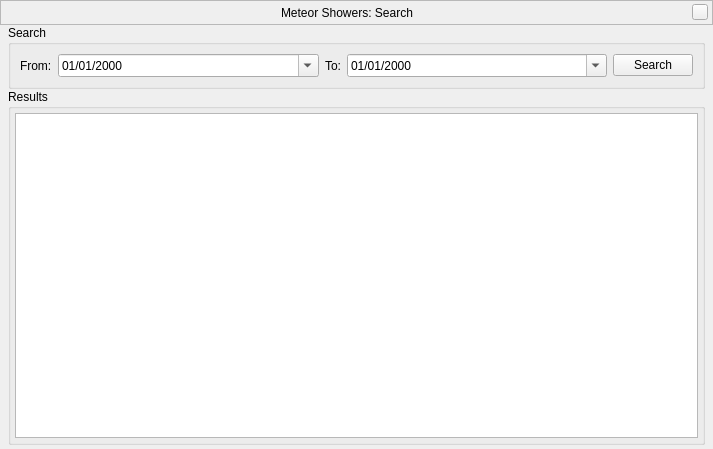
<?xml version="1.0" encoding="UTF-8"?>
<ui version="4.0">
 <class>MSSearchDialog</class>
 <widget class="QWidget" name="MSSearchDialog">
  <property name="geometry">
   <rect>
    <x>0</x>
    <y>0</y>
    <width>713</width>
    <height>449</height>
   </rect>
  </property>
  <property name="windowTitle">
   <string>Meteor Showers Configuration</string>
  </property>
  <layout class="QVBoxLayout" name="verticalLayout_2">
   <property name="spacing">
    <number>0</number>
   </property>
   <property name="leftMargin">
    <number>0</number>
   </property>
   <property name="topMargin">
    <number>0</number>
   </property>
   <property name="rightMargin">
    <number>0</number>
   </property>
   <property name="bottomMargin">
    <number>0</number>
   </property>
   <item>
    <widget class="BarFrame" name="TitleBar">
     <property name="sizePolicy">
      <sizepolicy hsizetype="Expanding" vsizetype="Fixed">
       <horstretch>0</horstretch>
       <verstretch>0</verstretch>
      </sizepolicy>
     </property>
     <property name="minimumSize">
      <size>
       <width>530</width>
       <height>25</height>
      </size>
     </property>
     <property name="maximumSize">
      <size>
       <width>16777215</width>
       <height>25</height>
      </size>
     </property>
     <property name="focusPolicy">
      <enum>Qt::NoFocus</enum>
     </property>
     <property name="autoFillBackground">
      <bool>false</bool>
     </property>
     <property name="frameShape">
      <enum>QFrame::StyledPanel</enum>
     </property>
     <layout class="QHBoxLayout">
      <property name="spacing">
       <number>0</number>
      </property>
      <property name="leftMargin">
       <number>0</number>
      </property>
      <property name="topMargin">
       <number>0</number>
      </property>
      <property name="rightMargin">
       <number>4</number>
      </property>
      <property name="bottomMargin">
       <number>0</number>
      </property>
      <item>
       <spacer>
        <property name="orientation">
         <enum>Qt::Horizontal</enum>
        </property>
        <property name="sizeHint" stdset="0">
         <size>
          <width>40</width>
          <height>20</height>
         </size>
        </property>
       </spacer>
      </item>
      <item>
       <widget class="QLabel" name="stelWindowTitle">
        <property name="text">
         <string>Meteor Showers: Search</string>
        </property>
       </widget>
      </item>
      <item>
       <spacer>
        <property name="orientation">
         <enum>Qt::Horizontal</enum>
        </property>
        <property name="sizeHint" stdset="0">
         <size>
          <width>40</width>
          <height>20</height>
         </size>
        </property>
       </spacer>
      </item>
      <item>
       <widget class="QPushButton" name="closeStelWindow">
        <property name="minimumSize">
         <size>
          <width>16</width>
          <height>16</height>
         </size>
        </property>
        <property name="maximumSize">
         <size>
          <width>16</width>
          <height>16</height>
         </size>
        </property>
        <property name="focusPolicy">
         <enum>Qt::NoFocus</enum>
        </property>
        <property name="text">
         <string/>
        </property>
       </widget>
      </item>
     </layout>
    </widget>
   </item>
   <item>
    <layout class="QVBoxLayout" name="verticalLayout">
     <property name="leftMargin">
      <number>8</number>
     </property>
     <property name="rightMargin">
      <number>8</number>
     </property>
     <property name="bottomMargin">
      <number>4</number>
     </property>
     <item>
      <widget class="QGroupBox" name="search">
       <property name="maximumSize">
        <size>
         <width>16777215</width>
         <height>16777215</height>
        </size>
       </property>
       <property name="title">
        <string>Search</string>
       </property>
       <layout class="QHBoxLayout" name="horizontalLayout">
        <item>
         <widget class="QLabel" name="labelFrom">
          <property name="text">
           <string>From:</string>
          </property>
         </widget>
        </item>
        <item>
         <widget class="QDateEdit" name="dateFrom">
          <property name="sizePolicy">
           <sizepolicy hsizetype="MinimumExpanding" vsizetype="Fixed">
            <horstretch>0</horstretch>
            <verstretch>0</verstretch>
           </sizepolicy>
          </property>
          <property name="displayFormat">
           <string>dd/MM/yyyy</string>
          </property>
          <property name="calendarPopup">
           <bool>true</bool>
          </property>
         </widget>
        </item>
        <item>
         <widget class="QLabel" name="labelTo">
          <property name="text">
           <string>To:</string>
          </property>
         </widget>
        </item>
        <item>
         <widget class="QDateEdit" name="dateTo">
          <property name="sizePolicy">
           <sizepolicy hsizetype="MinimumExpanding" vsizetype="Fixed">
            <horstretch>0</horstretch>
            <verstretch>0</verstretch>
           </sizepolicy>
          </property>
          <property name="displayFormat">
           <string>dd/MM/yyyy</string>
          </property>
          <property name="calendarPopup">
           <bool>true</bool>
          </property>
         </widget>
        </item>
        <item>
         <widget class="QPushButton" name="searchButton">
          <property name="text">
           <string>Search</string>
          </property>
          <property name="checkable">
           <bool>false</bool>
          </property>
          <property name="default">
           <bool>false</bool>
          </property>
         </widget>
        </item>
       </layout>
      </widget>
     </item>
     <item>
      <widget class="QGroupBox" name="results">
       <property name="title">
        <string>Results</string>
       </property>
       <layout class="QVBoxLayout" name="verticalLayout_5">
        <property name="spacing">
         <number>4</number>
        </property>
        <property name="leftMargin">
         <number>4</number>
        </property>
        <property name="topMargin">
         <number>4</number>
        </property>
        <property name="rightMargin">
         <number>4</number>
        </property>
        <property name="bottomMargin">
         <number>4</number>
        </property>
        <item>
         <widget class="QTreeWidget" name="listEvents">
          <property name="sizePolicy">
           <sizepolicy hsizetype="Minimum" vsizetype="MinimumExpanding">
            <horstretch>0</horstretch>
            <verstretch>0</verstretch>
           </sizepolicy>
          </property>
          <property name="minimumSize">
           <size>
            <width>0</width>
            <height>100</height>
           </size>
          </property>
          <property name="horizontalScrollBarPolicy">
           <enum>Qt::ScrollBarAlwaysOff</enum>
          </property>
          <property name="editTriggers">
           <set>QAbstractItemView::NoEditTriggers</set>
          </property>
          <property name="rootIsDecorated">
           <bool>false</bool>
          </property>
          <property name="uniformRowHeights">
           <bool>true</bool>
          </property>
          <property name="itemsExpandable">
           <bool>false</bool>
          </property>
          <property name="sortingEnabled">
           <bool>true</bool>
          </property>
          <property name="expandsOnDoubleClick">
           <bool>false</bool>
          </property>
          <property name="columnCount">
           <number>0</number>
          </property>
          <attribute name="headerShowSortIndicator" stdset="0">
           <bool>true</bool>
          </attribute>
         </widget>
        </item>
       </layout>
      </widget>
     </item>
    </layout>
   </item>
  </layout>
 </widget>
 <customwidgets>
  <customwidget>
   <class>BarFrame</class>
   <extends>QFrame</extends>
   <header>Dialog.hpp</header>
   <container>1</container>
  </customwidget>
 </customwidgets>
 <resources/>
 <connections/>
</ui>
